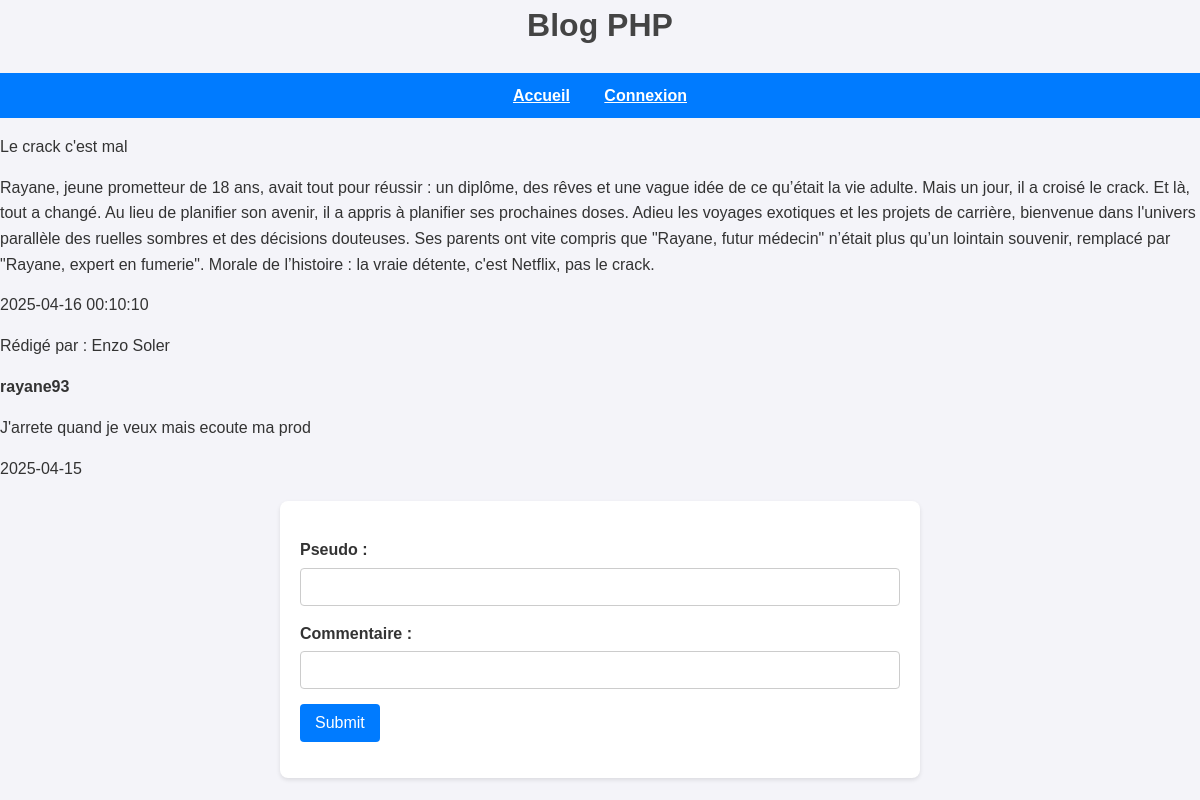
The page /post.php?id=12 on the database its author committed.
### tables this page shows
CREATE TABLE `posts` (
  `id` int(11) NOT NULL,
  `titre` varchar(255) NOT NULL,
  `contenu` text NOT NULL,
  `date_creation` datetime DEFAULT CURRENT_TIMESTAMP,
  `auteur_id` int(11) DEFAULT NULL,
  `categorie_id` int(11) DEFAULT NULL
);

CREATE TABLE `comments` (
  `id` int(11) NOT NULL,
  `pseudo` text NOT NULL,
  `contenu` text NOT NULL,
  `date_creation` date NOT NULL,
  `post_id` int(11) NOT NULL
);

### post.php (the view, shortened to what this page needs)
<html>
    <head>
        <link rel="stylesheet" type="text/css" href="style.css">
    </head>
    <body>
    <?php
        include("include/header.php");
        include("include/basedonnee.php");
        $id = $_GET["id"];
        $sql = "SELECT *, admin.prenom AS auteur_prenom, admin.nom AS auteur_nom
                FROM posts
                JOIN admin
                    ON posts.auteur_id = admin.id
                WHERE posts.id = ?";
        $query = $pdo->prepare($sql);
        $query->execute([$id]);
        $results = $query->fetchAll(PDO::FETCH_ASSOC);
        foreach ($results as $row) {
            ?>
                <ul>
                    <li><?php echo $row["titre"] ?></li>
                    <li><?php echo $row["contenu"] ?></li>
                    <li><?php echo $row["date_creation"] ?></li>
                    <li>Rédigé par : <?php echo $row["auteur_prenom"] . " " . $row["auteur_nom"] ?></li>
                </ul>
            <?php
        }
    ?>
    <?php
        $sql = "SELECT * FROM comments WHERE post_id = ?";
        $query = $pdo->prepare($sql);
        $query->execute([$id]);
        $commentaires = $query->fetchAll(PDO::FETCH_ASSOC);
        foreach ($commentaires as $commentaire) {
            ?>
            <ul>
                <li id="pseudoo"><?php echo $commentaire["pseudo"]; ?></li>
                <li><?php echo $commentaire["contenu"]; ?></li>
                <li><?php echo $commentaire["date_creation"]; ?></li>
            </ul>
            <?php
        }
    ?>
    <form method="post" action="#">
        <ul>
            <li>
                <label for="pseudo">Pseudo : </label>
                <input type="text" name="pseudo" id="pseudo">
            </li>
            <li>
                <label for="commentaire">Commentaire : </label>
                <input type="textarea" name="commentaire" id="commentaire">
            </li>
            <li>
                <input type="submit">
            </li>
        </ul>
    </form>
    </body>
</html>

### style.css (style rules this page uses)
body { font-family: Arial, sans-serif; background-color: #f4f4f9; margin: 0; padding: 0; color: #333; line-height: 1.6; }
button, input[type="submit"] { background-color: #007BFF; color: white; border: none; padding: 10px 15px; border-radius: 4px; font-size: 16px; }
form { max-width: 600px; margin: 20px auto; background: #fff; padding: 20px; border-radius: 8px; box-shadow: 0 2px 4px rgba(0, 0, 0, 0.1); }
ul { list-style: none; padding: 0; }
li { margin-bottom: 15px; }
label { display: block; font-weight: bold; margin-bottom: 5px; }
input[type="text"], input[type="password"], input[type="textarea"], select, textarea { width: 100%; padding: 10px; border: 1px solid #ccc; border-radius: 4px; font-size: 14px; }
#pseudoo { font-weight: bold; }

### rows shown on the page
posts: titre "Le crack c'est mal", contenu "Rayane, jeune prometteur de 18 ans, avait tout pour réussir : un diplôme, des rêves et une vague idée de ce qu’était la vie adulte. Mais un jour, il a croisé le crack. Et là, tout a changé. Au lieu de planifier son avenir, il a appris à planifier ses prochaines doses. Adieu les voyages exotiques et les projets de carrière, bienvenue dans l'univers parallèle des ruelles sombres et des décisions douteuses. Ses parents ont vite compris que \"Rayane, futur médecin\" n’était plus qu’un lointain souvenir, remplacé par \"Rayane, expert en fumerie\". Morale de l’histoire : la vraie détente, c'est Netflix, pas le crack.", date_creation "2025-04-16 00:10:10", admin.prenom "Enzo", admin.nom "Soler"
comments: pseudo "rayane93", contenu "J'arrete quand je veux mais ecoute ma prod", date_creation "2025-04-15"
